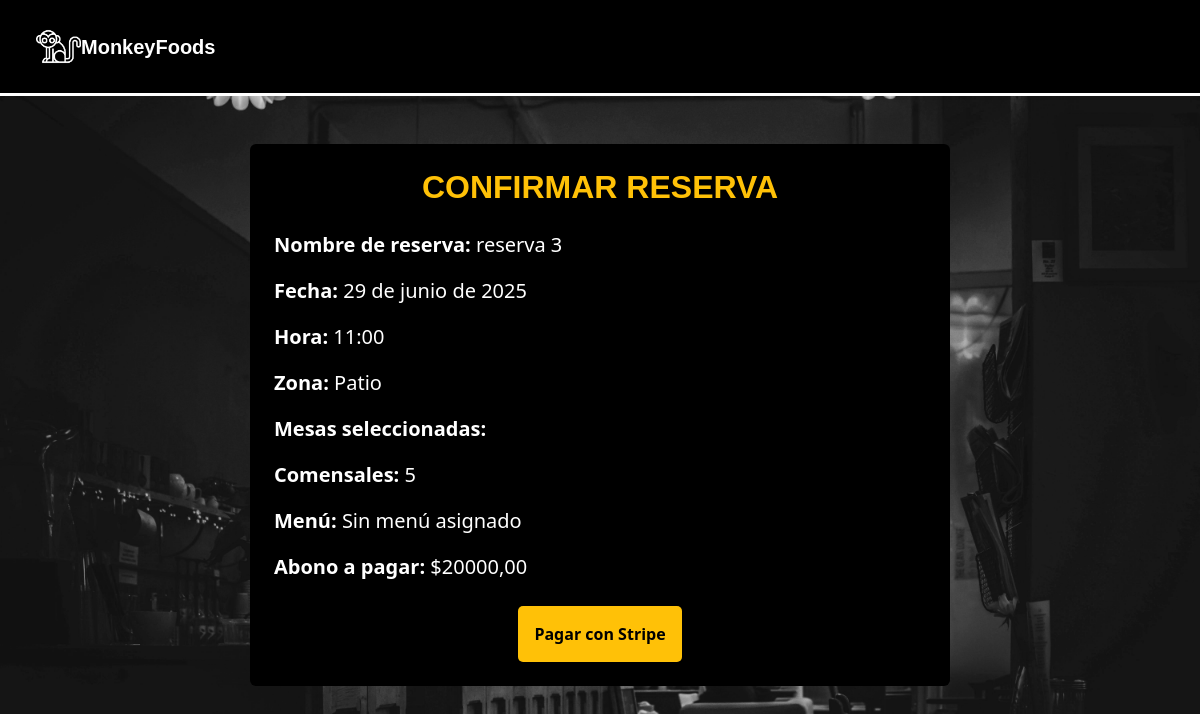
/reservas/checkout/45/ (signed in), run on an earlier commit of the app's database.
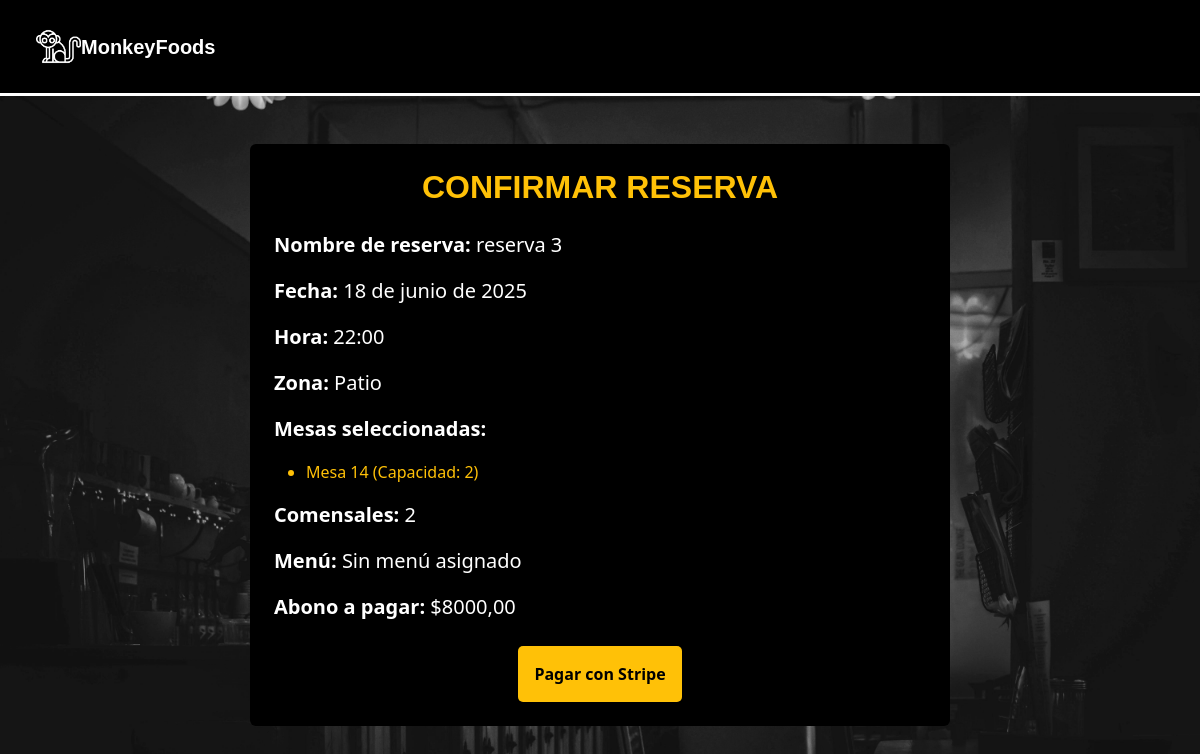
And on a later commit of the database.
### apps/reservas/models.py (models this page shows, shortened)
class Reserva(models.Model):
    ESTADOS_RESERVA = (
        ('borrador', 'Borrador'),
        ('completada', 'Completada'),
    )
    id_reserva = models.CharField(max_length=12, unique=True, editable=False)
    cliente = models.ForeignKey(settings.AUTH_USER_MODEL, on_delete=models.CASCADE)
    nombre_reserva = models.CharField(max_length=100)
    fecha = models.DateField()
    hora = models.TimeField()
    telefono = models.CharField(max_length=20)
    comensales = models.PositiveIntegerField(default=1)
    abono = models.DecimalField(max_digits=8, decimal_places=2)
    total = models.DecimalField(max_digits=8, decimal_places=2)
    mesas = models.ManyToManyField('Mesa')
    menu = models.ForeignKey(Menu, on_delete=models.SET_NULL, null=True, blank=True)  #modelo menú
    zona = models.ForeignKey('Zona', on_delete=models.CASCADE, null=True, blank=True)
    estado = models.CharField(max_length=20, choices=ESTADOS_RESERVA, default='borrador')

class Zona(models.Model):
    nombre = models.CharField(max_length=100)

class Mesa(models.Model):
    zona = models.ForeignKey(Zona, on_delete=models.CASCADE)
    numero = models.PositiveIntegerField()
    capacidad = models.PositiveIntegerField()
    estado = models.BooleanField(default=True)  #mesa disponible o no

### apps/reservas/views.py (the view)
# urls.py: path('checkout/<str:reserva_id>/', views.reserva_checkout, name='reserva_checkout'),
@login_required
def reserva_checkout(request, reserva_id):
    reserva = get_object_or_404(Reserva, id=reserva_id, cliente=request.user)
    return render(request, 'reservas/reserva_checkout.html', {'reserva': reserva})

### apps/reservas/templates/reservas/reserva_checkout.html (shortened to what this page needs)
{% extends 'base.html' %}
{% load static %}
{% block extra_head %}
<link rel="stylesheet" href="{% static 'reservas/css/styles.css' %}">
{% endblock %}
{% block content %}
<div class="container my-5">
  <div class="mx-auto bg-black text-white p-4 rounded" style="max-width: 700px;">
    <h2 class="text-center text-warning fw-bold mb-4" style="font-family: 'Century Gothic', sans-serif;">
      CONFIRMAR RESERVA
    </h2>
    <div class="resumen-reserva">
      <p><strong>Nombre de reserva:</strong> {{ reserva.nombre_reserva }}</p>
      <p><strong>Fecha:</strong> {{ reserva.fecha }}</p>
      <p><strong>Hora:</strong> {{ reserva.hora }}</p>
      <p><strong>Zona:</strong> {{ reserva.zona.nombre }}</p>
      <p><strong>Mesas seleccionadas:</strong></p>
      <ul class="text-warning">
        {% for mesa in reserva.mesas.all %}
          <li>Mesa {{ mesa.numero }} (Capacidad: {{ mesa.capacidad }})</li>
        {% endfor %}
      </ul>
      <p><strong>Comensales:</strong> {{ reserva.comensales }}</p>
      <p><strong>Menú:</strong> {{ reserva.menu.nombre|default:"Sin menú asignado" }}</p>
      <p><strong>Abono a pagar:</strong> ${{ reserva.abono }}</p>
    </div>
    <div class="d-flex flex-column flex-md-row justify-content-center align-items-center gap-3 mt-4">
      <form method="POST" action="{% url 'checkout' reserva.id %}">
        <button class="btn btn-warning w-100 w-md-auto" type="submit">Pagar con Stripe</button>
      </form>
    </div>
  </div>
</div>
{% endblock %}

What changed in the data, as far as the page shows it:
changed Reserva "reserva 3": fecha "29 de junio de 2025" → "18 de junio de 2025"; hora "11:00" → "22:00"; comensales "5" → "2"; abono "20000,00" → "8000,00"
now on this page (row unchanged): Mesa: numero "14", capacidad "2"
